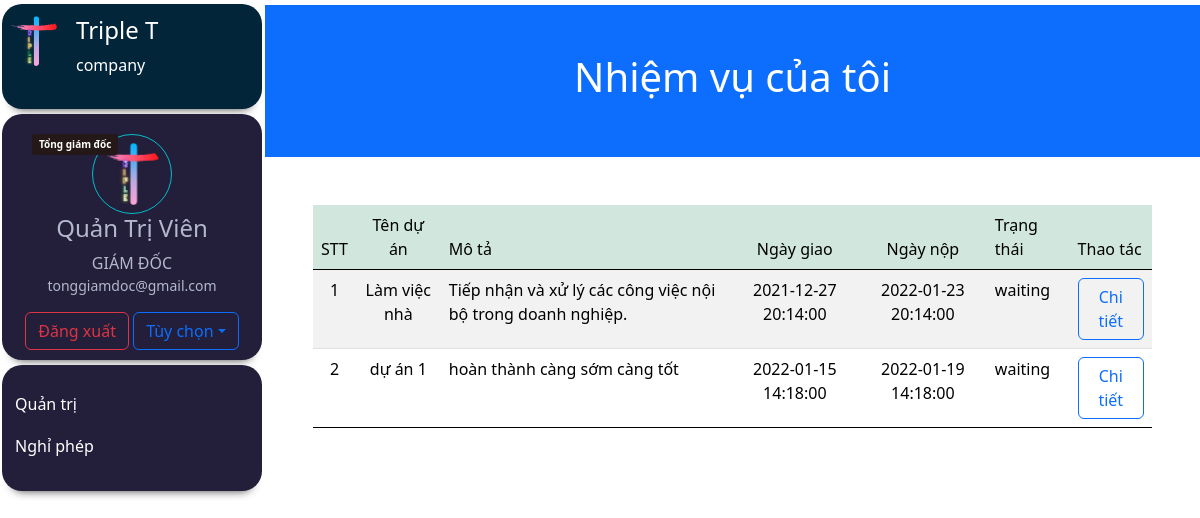
The page /dist/manage_mytaskdone.php (signed in) on the database its author committed.
### tables this page shows
CREATE TABLE `nhanvien` (
  `stt` int(11) NOT NULL,
  `avatar` varchar(128) DEFAULT NULL,
  `chucvu` varchar(128) DEFAULT NULL,
  `phongban` varchar(128) DEFAULT NULL,
  `lastname` varchar(128) DEFAULT NULL,
  `firstname` varchar(128) DEFAULT NULL,
  `ngaysinh` date DEFAULT NULL,
  `gender` varchar(128) DEFAULT NULL,
  `cccd` varchar(128) NOT NULL,
  `ngaycap` date DEFAULT NULL,
  `noicap` varchar(128) DEFAULT NULL,
  `quoctich` varchar(128) DEFAULT NULL,
  `dantoc` varchar(128) DEFAULT NULL,
  `tongiao` varchar(128) DEFAULT NULL,
  `noisinh` varchar(128) DEFAULT NULL,
  `thuongtru` varchar(128) DEFAULT NULL,
  `sdt` bigint(20) DEFAULT NULL,
  `sdtkc` bigint(20) DEFAULT NULL,
  `quanhe` varchar(128) DEFAULT NULL,
  `email` varchar(128) DEFAULT NULL,
  `duoiemail` varchar(128) DEFAULT NULL,
  `stk` bigint(20) DEFAULT NULL,
  `nganhang` varchar(128) DEFAULT NULL
);

CREATE TABLE `duan` (
  `mada` int(11) NOT NULL,
  `tenda` text NOT NULL,
  `mota` varchar(500) NOT NULL,
  `ngaytao` datetime NOT NULL,
  `ngaynop` datetime NOT NULL,
  `tennv` varchar(128) NOT NULL,
  `trangthai` varchar(128) NOT NULL DEFAULT 'New',
  `phongban` varchar(128) NOT NULL
);

### www/dist/manage_mytaskdone.php (the view, shortened to what this page needs)
<?php
  $fullname = $_SESSION['name'];
  $conn = new mysqli('mysql-server', 'root', 'root', 'quantrivien');
  $sql = "SELECT * FROM duan WHERE tennv = '$fullname' and trangthai='completed' or trangthai='waiting' ";
  $result1 = $conn->query($sql);
?>
<!doctype html>
<html lang="en">
  <head>
    <link href="https://cdn.jsdelivr.net/npm/bootstrap@5.0.2/dist/css/bootstrap.min.css" rel="stylesheet"
>
    <link href="../assets/dist/css/bootstrap.min.css" rel="stylesheet">
        <link rel="stylesheet" href="../style.css">
    </head>
<body>
<?php
    include 'sidebar.php';
    ?>
<div class="main">
  <div class ="lichsunghiphep">
  <div class="p-5 bg-primary text-white text-center">
    <h1>Nhiệm vụ của tôi</h1>
  </div>
  <div class="d-grid ">
  <div class="container-fuild p-5 ">
    <div class="table-responsive">
      <table class="table table-hover table-striped rounded-3">
        <thead class="table-success">
          <tr>
            <td class ="text-center">STT</td>
            <td class ="text-center">Tên dự án</td>
            <td>Mô tả</td>
            <td class ="text-center">Ngày giao</td>
            <td class ="text-center">Ngày nộp</td>
            <td>Trạng thái</td>
            <td colspan="2">Thao tác</td>
          </tr>
        </thead>
        <tbody>
        <?php
            $count1=0;
            if ($result1->num_rows > 0) {
            while($row = $result1->fetch_assoc()) {
                $count1=$count1+1;
                $duan1 = $row["mada"];
                $duan2 = $row["tenda"];
                $duan3 = $row["mota"];
                $duan4 = $row["ngaytao"];
                $duan5 = $row["ngaynop"];
                $duan7 = $row["trangthai"];
        ?>
                            <tr class="item">
                                <td class ="text-center"><?=$count1?></td>
                                <td class ="text-center"><?=$duan2?></td>
                                <td ><?=$duan3?></td>
                                <td class ="text-center"><?=$duan4?></td>
                                <td class ="text-center"><?=$duan5?></td>
                                <td><?=$duan7?></td>
                                <td>
                                  <a class="btn btn-outline-primary" href="taskdetail.php?mada=<?=$duan1?>">Chi tiết</a>
                                </td>
                            </tr>
                          <?php
                          }
                        } else {
                        }
                      ?>
                    </tbody>
                </table>
        </div>
</div>
</div>
  </body>
</html>

### www/dist/sidebar.php (shortened to what this page needs)
<?php
  $user = $_SESSION['user'];
  $conn = new mysqli('mysql-server', 'root', 'root', 'quantrivien');
  $sql = "SELECT * FROM nhanvien WHERE cccd='$user'";
  $result =$conn -> query($sql);
  $data = $result->fetch_array();
  $email = $data['email'].$data['duoiemail'];
  ?>
<div class ="home">
    <div class="flex-shrink-0 sidenav">
        <div class="logobrandcard">
            <div class="d-flex flex-row logothuonghieu">
                <div class="p-2"><a href="home.php"><img src="../images/logo.svg" width="50" /></a></div>
                <div class="p-2">
                    <h4>Triple T</h4>
                    <p>company</p>
                </div>
            </div>
        </div>
        <div class="profilecard">
            <span class="chucvu" chucvu="<?=$data['chucvu']?>"><?=$data['chucvu']?></span>
            <img class="round" src="../images/logo.png" height ="80" alt="user" />
            <h4 class="ten"><?=$_SESSION['name'] ?></h4>
            <h7 class ="phongban"><?=$data['phongban']?></h7>
            <p class ="email"><?=$email?></p>
            <a class="btn btn-outline-danger" href="logout.php">Đăng xuất</a>
            <button class="btn btn-outline-primary dropdown-toggle " data-bs-toggle="dropdown">Tùy chọn</button>
        </div>
        <div class="selectlist flex-fluid">
            <ul class="list-unstyled ps-0">
                <li class="mb-1 hidequantri" permission="<?=$_SESSION['permission'] ?>" >
                    <button class="btn title1 align-items-center rounded collapsed" data-bs-toggle="collapse" data-bs-target="#home-collapse" aria-expanded="false">
                    Quản trị
                    </button>
                </li>
                <li class="mb-1" >
                    <button class="btn title1 align-items-center rounded collapsed" data-bs-toggle="collapse" data-bs-target="#tinhnang-collapse" aria-expanded="false">
                    Nghỉ phép
                    </button>
                </li>
            </ul>
        </div>
    </div>
</div>

### www/style.css (style rules this page uses)
.sidenav { height: 100%; width: 260px; position: fixed; z-index: 1; top: 0; left: 2px; background-color: none; overflow-x: hidden; }
.sidenav .phongban { margin: 5px 0; text-transform: uppercase; }
.sidenav .email { font-size: 14px; line-height: 21px; }
.sidenav .logobrandcard { background-color: #032539; border-radius: 20px; box-shadow: 0px 10px 10px -10px rgba(0,0,0,0.75); color: #ffffff; padding-top: 4px; position: relative; max-width: 100%; text-align: left; margin-top: 4px; height: 105px; }
.sidenav .profilecard { background-color: #231E39; border-radius: 20px; box-shadow: 0px 10px 10px -10px rgba(0,0,0,0.75); color: #B3B8CD; padding-top: 20px; padding-bottom: 10px; position: relative; width: 350px; max-width: 100%; text-align: center; margin-top: 5px; }
.sidenav .profilecard .chucvu[chucvu="Tổng giám đốc"] { color: #ffffff; background-color: #241818; border-radius: 3px; font-size: 10px; font-weight: bold; padding: 3px 7px; position: absolute; top: 20px; left: 30px; }
.sidenav .profilecard .round { border: 1px solid #03BFCB; border-radius: 50%; padding: 8px; }
.sidenav .selectlist { background-color: #231E39; border-radius: 20px; box-shadow: 0px 10px 10px -10px rgba(0,0,0,0.75); color: #B3B8CD; padding-top: 20px; padding-bottom: 10px; position: relative; width: 350px; max-width: 100%; text-align: left; margin-top: 5px; }
.sidenav .rounded { color: rgb(255, 255, 255); }
.main { margin-left: 265px; margin-top: 5px; }

### rows shown on the page
nhanvien: chucvu "Tổng giám đốc", phongban "GIÁM ĐỐC", email "tonggiamdoc@gmail.com"
duan: tenda "Làm việc nhà", mota "Tiếp nhận và xử lý các công việc nội bộ trong doanh nghiệp.", ngaytao "2021-12-27 20:14:00", ngaynop "2022-01-23 20:14:00", trangthai "waiting"
duan: tenda "dự án 1", mota "hoàn thành càng sớm càng tốt", ngaytao "2022-01-15 14:18:00", ngaynop "2022-01-19 14:18:00", trangthai "waiting"

### other values the page prints
$_SESSION['name'] "Quản Trị Viên"
